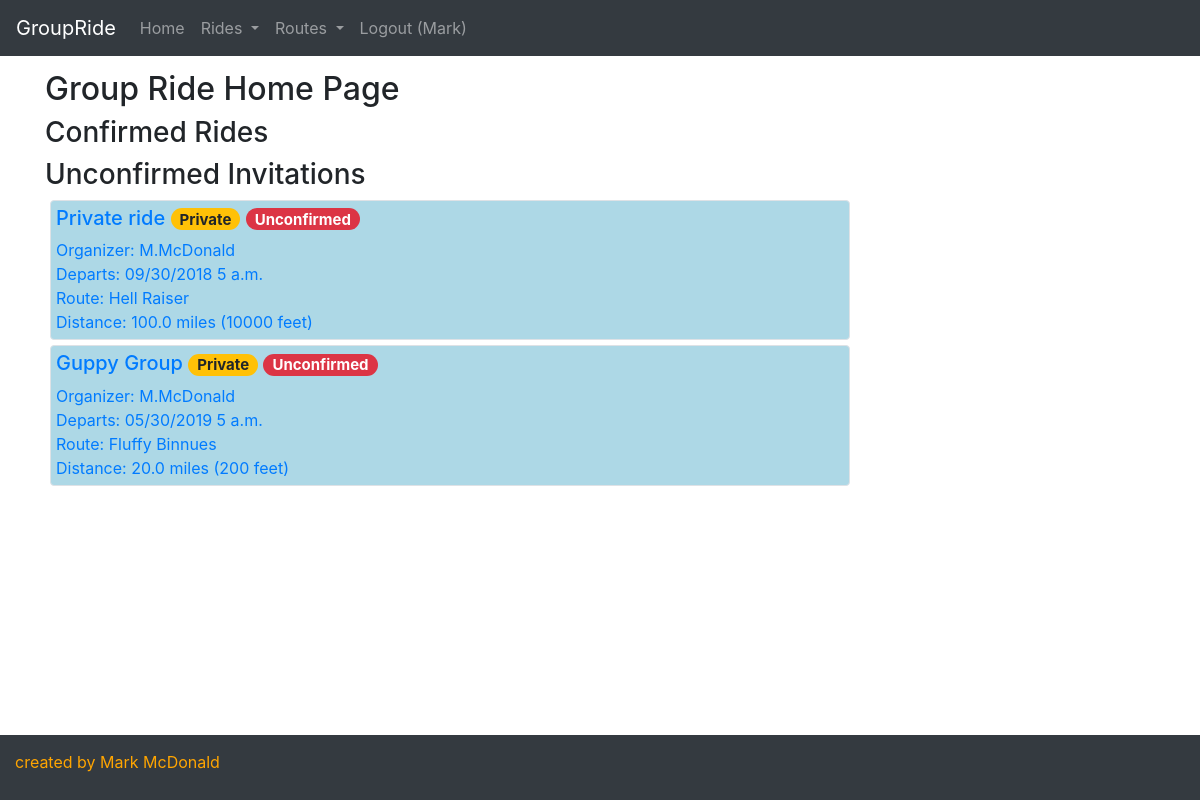
Page / (signed in) on the earlier database version.
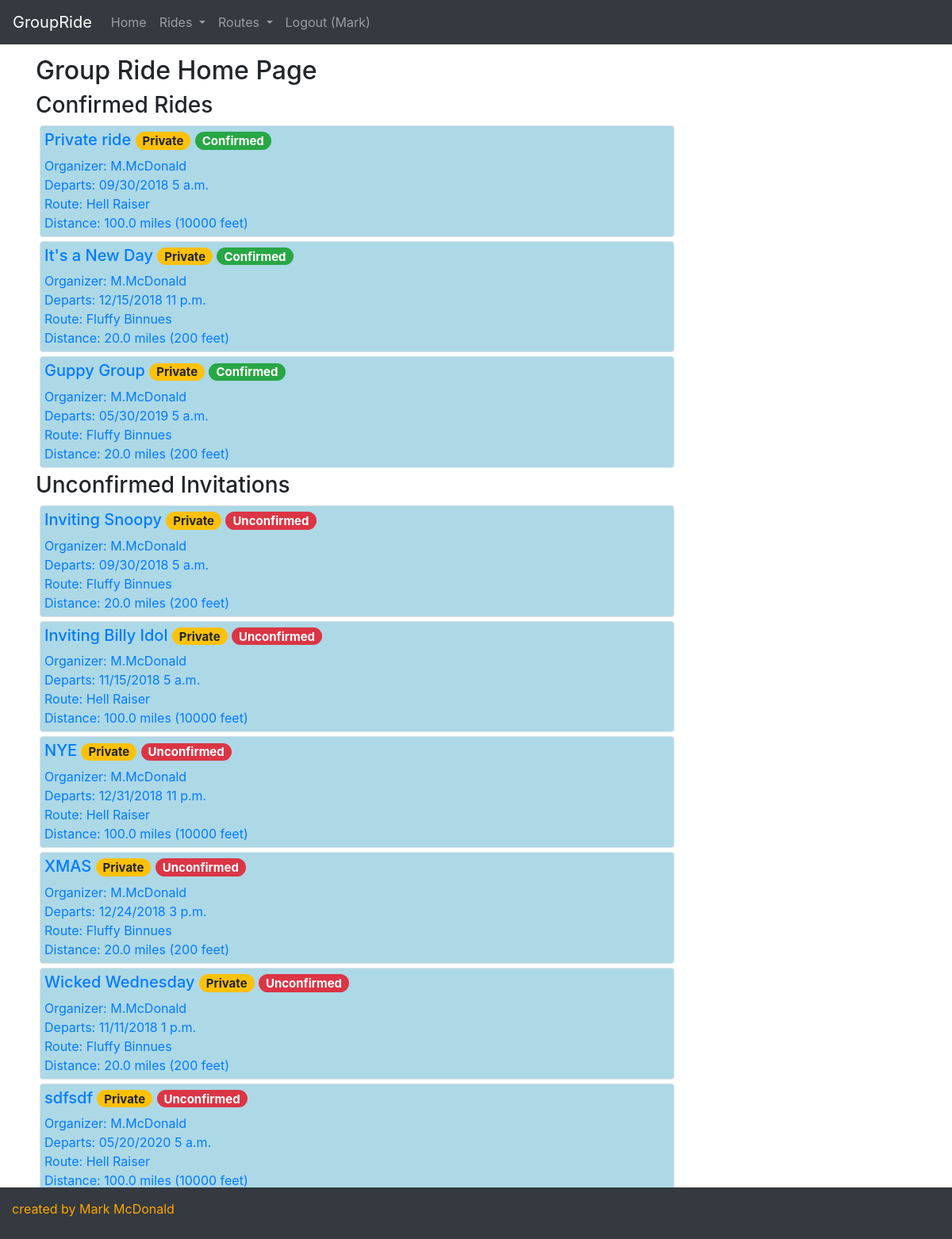
Same page on the later database version.
### groupride/models.py (models this page shows, shortened)
class Ride(models.Model):
    created_by = models.ForeignKey(User, on_delete = models.SET_NULL, blank = True, null = True, related_name = "created_rides")
    created_on = models.DateTimeField(auto_now_add = True, editable = False, blank = False)
    ride_name = models.CharField(max_length = 256, blank = True, null = True)
    ride_date = models.DateTimeField(editable = True, blank = False, null = False)
    private = models.BooleanField(default = False)
    route = models.ForeignKey(Route, on_delete = models.SET_NULL, blank = True, null = True, related_name = "rides")
    confirmed_riders = models.ManyToManyField(User, related_name = "confirmed_ride")
    invited_riders = models.ManyToManyField(User, related_name = "invited_ride")
    comments = models.ManyToManyField(Comment, blank = True)

class Route(models.Model):
    created_by = models.ForeignKey(User, on_delete = models.SET_NULL, blank = True, null = True, related_name = "created_routes")
    created_on = models.DateTimeField(auto_now_add = True, editable = False, blank = False)
    route_name = models.CharField(max_length = 256, blank = True, null = True)
    miles = models.DecimalField(max_digits = 6, decimal_places = 1, blank = True, null = True)
    vertical_feet = models.IntegerField(blank = True, null = True)
    origin = models.CharField(max_length = 64, blank = True, null = True)
    reviews = models.ManyToManyField(Review, blank = True)
    gpxfile = models.FileField(blank = True, null = True)

### groupride/views.py (the view)
# urls.py: path("", views.index, name="index"),
def index(request):
    upcoming_rides = Ride.objects.filter(ride_date__gte = datetime.now()).order_by('ride_date')
    if request.user.is_authenticated:
        unconfirmed_rides = Ride.objects.filter(ride_date__gte = datetime.now()).filter(invited_riders__in=[request.user]).all()
    else:
        unconfirmed_rides = None
    context = {
        'upcoming_rides': upcoming_rides,
        'unconfirmed_rides': unconfirmed_rides,
        }
    return render(request, "groupride/index.html", context)

### groupride/templates/groupride/index.html (shortened to what this page needs)
{% extends 'groupride/template.html' %}
{% block body %}
  <div class="container">
    <h2>Group Ride Home Page</h2>
    {% if user.is_authenticated %}
      <div class="panel-group">
      <h3>Confirmed Rides</h3>
          {% for ride in upcoming_rides %}
            {% if user in ride.confirmed_riders.all %}
            <a href="/ride/{{ride.id}}">
              <div class="ride_header border rounded" style="min-width: 20rem; max-width: 50rem">
                <div>
                  <h5>{{ride.ride_name}}
                    {% if ride.private is True %}
                      <span class="badge badge-pill badge-warning">Private</span>
                    {% endif %}
                    {% if user in ride.confirmed_riders.all %}
                      <span class="badge badge-pill badge-success">Confirmed</span>
                    {% endif %}
                  </h5>
                  <div>Organizer: {{ride.created_by.first_name|slice:":1" }}.{{ride.created_by.last_name}} </div>
                </div>
                <div>
                  <span class="">Departs: {{ ride.ride_date|date:"SHORT_DATE_FORMAT" }} {{ ride.ride_date|time:"TIME_FORMAT" }} </span>
                </div>
                <a href="/route/{{ride.route.id}}">
                  <div>Route: {{ride.route.route_name}}</div>
                  <div>
                    <span class="">Distance: {{ride.route.miles}} miles </span>
                    <span class="">({{ride.route.vertical_feet}} feet)</span>
                </a>
                  </div>
              </div>
            </a>
            {% endif %}
          {% endfor %}
        </div>
        <h3>Unconfirmed Invitations</h3>
        {% for ride in unconfirmed_rides %}
          {% if user not in ride.confirmed_riders.all %}
          <a href="/ride/{{ride.id}}">
            <div class="ride_header border rounded" style="min-width: 20rem; max-width: 50rem">
              <div>
                <h5>{{ride.ride_name}}
                  {% if ride.private is True %}
                    <span class="badge badge-pill badge-warning">Private</span>
                    {% if user not in ride.confirmed_riders.all %}
                      <span class="badge badge-pill badge-danger">Unconfirmed</span>
                    {% endif %}
                  {% endif %}
                </h5>
                <div>Organizer: {{ride.created_by.first_name|slice:":1" }}.{{ride.created_by.last_name}} </div>
              </div>
              <div>
                <span class="">Departs: {{ ride.ride_date|date:"SHORT_DATE_FORMAT" }} {{ ride.ride_date|time:"TIME_FORMAT" }} </span>
              </div>
              <a href="/route/{{ride.route.id}}">
                <div>Route: {{ride.route.route_name}}</div>
                <div>
                  <span class="">Distance: {{ride.route.miles}} miles </span>
                  <span class="">({{ride.route.vertical_feet}} feet)</span>
              </a>
                </div>
            </div>
          </a>
          {% endif %}
        {% endfor %}
    {% else %}
      <div>Create an account or login to see rides.</div>
    {% endif %}
{% endblock %}

### groupride/templates/groupride/template.html (shortened to what this page needs)
{% load static %}
<!DOCTYPE html>
<html>
  <head>
      <link rel="stylesheet" href="https://stackpath.bootstrapcdn.com/bootstrap/4.1.1/css/bootstrap.min.css">
      <link rel="stylesheet" href="{% static 'groupride/styles.css' %}" />
  </head>
  <body>
    <nav class="navbar navbar-expand-md bg-dark navbar-dark fixed-top">
      <a class="navbar-brand" href="{% url 'index' %}">GroupRide</a>
      <div class="collapse navbar-collapse" id="collapsibleNavbar">
        <ul class="navbar-nav">
          <li class="nav-item">
            <a class="nav-link" href="{% url 'index' %}">Home</a>
          </li>
          <li class="nav-item dropdown">
            <a class="nav-link dropdown-toggle" href="#" id="navbardrop" data-toggle="dropdown">
              Rides
            </a>
          </li>
          <li class="nav-item dropdown">
            <a class="nav-link dropdown-toggle" href="#" id="navbardrop" data-toggle="dropdown">
              Routes
            </a>
          </li>
          {% if user.is_authenticated %}
            <li class="nav-item">
              <a class="nav-link" href="{% url 'logout' %}">Logout
                {% if user.is_authenticated %}
                 ({{user.first_name}})
                {% endif %}
              </a>
            </li>
          {% endif %}
        </ul>
      </div>
    </nav>
      {% block body %}
      {% endblock %}
      <footer class="row justify-content-left fixed-bottom bg-dark">
        <div class="col">created by Mark McDonald</div>
      </footer>
  </body>
</html>

### groupride/static/groupride/styles.css (style rules this page uses)
footer { padding: 15px 15px 50px 15px; color: orange; }
footer { height: 6vh; }
body { margin-top: 70px; margin-bottom: 7vh; }
.ride_header { padding: 5px; margin: 5px; background-color: lightblue; }

Differences in the rows shown:
shown differently, row unchanged: Ride "Private ride": moves from the list under "Unconfirmed Invitations" to the list under "Confirmed Rides"
added Ride: ride_name "It's a New Day", private "Private", shows "Confirmed", created_by.first_name "M", created_by.last_name "McDonald", ride_date "12/15/2018", ride_date "11 p.m.", route.route_name "Fluffy Binnues", route.miles "20.0", route.vertical_feet "200", shown under "Confirmed Rides"
shown differently, row unchanged: Ride "Guppy Group": moves from the list under "Unconfirmed Invitations" to the list under "Confirmed Rides"
added Ride: ride_name "Inviting Snoopy", private "Private", created_by.first_name "M", created_by.last_name "McDonald", ride_date "09/30/2018", ride_date "5 a.m.", route.route_name "Fluffy Binnues", route.miles "20.0", route.vertical_feet "200", shown under "Unconfirmed Invitations"
added Ride: ride_name "Inviting Billy Idol", private "Private", created_by.first_name "M", created_by.last_name "McDonald", ride_date "11/15/2018", ride_date "5 a.m.", route.route_name "Hell Raiser", route.miles "100.0", route.vertical_feet "10000", shown under "Unconfirmed Invitations"
added Ride: ride_name "NYE", private "Private", created_by.first_name "M", created_by.last_name "McDonald", ride_date "12/31/2018", ride_date "11 p.m.", route.route_name "Hell Raiser", route.miles "100.0", route.vertical_feet "10000", shown under "Unconfirmed Invitations"
added Ride: ride_name "XMAS", private "Private", created_by.first_name "M", created_by.last_name "McDonald", ride_date "12/24/2018", ride_date "3 p.m.", route.route_name "Fluffy Binnues", route.miles "20.0", route.vertical_feet "200", shown under "Unconfirmed Invitations"
added Ride: ride_name "Wicked Wednesday", private "Private", created_by.first_name "M", created_by.last_name "McDonald", ride_date "11/11/2018", ride_date "1 p.m.", route.route_name "Fluffy Binnues", route.miles "20.0", route.vertical_feet "200", shown under "Unconfirmed Invitations"
added Ride: ride_name "sdfsdf", private "Private", created_by.first_name "M", created_by.last_name "McDonald", ride_date "05/20/2020", ride_date "5 a.m.", route.route_name "Hell Raiser", route.miles "100.0", route.vertical_feet "10000", shown under "Unconfirmed Invitations"
